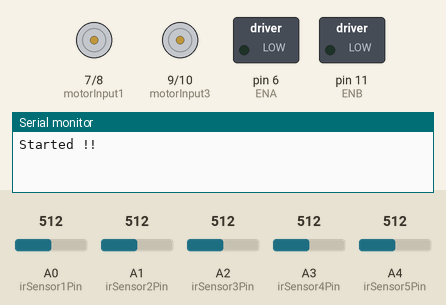
The sketch below on a simulated Arduino Uno, built with avr-gcc and run on an emulated ATmega328P. Parts: motor-driver pin pairs drawn as motors (green arrow = first pin HIGH = forward, orange = second pin HIGH = backward, longer = more drive), switched loads named in the sketch (green lamp = pin HIGH), the last lines printed to the serial monitor. Inputs (shaded band) come from the test bench; at power-on: A1 (irSensor2Pin) = 512, A2 (irSensor3Pin) = 512, A0 (irSensor1Pin) = 512, A3 (irSensor4Pin) = 512, A4 (irSensor5Pin) = 512.

Above: at 2.7 s.
2.8 s: A1 (irSensor2Pin) set to 316
4.3 s: A1 (irSensor2Pin) set to 283
At 5.2 s:
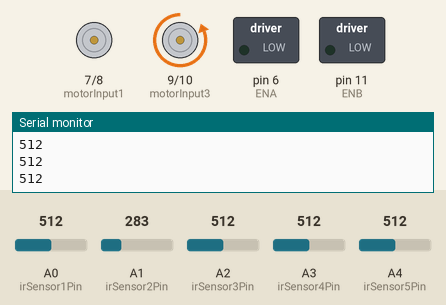
5.8 s: A2 (irSensor3Pin) set to 309
7.3 s: A2 (irSensor3Pin) set to 293
At 7.7 s:
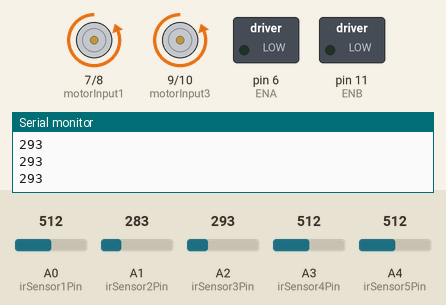
8.8 s: A2 (irSensor3Pin) set to 306
At 10.0 s:
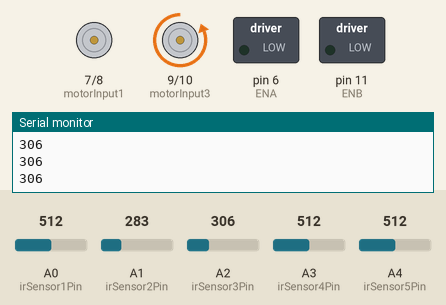
10.3 s: A2 (irSensor3Pin) set to 290
At 11.2 s:
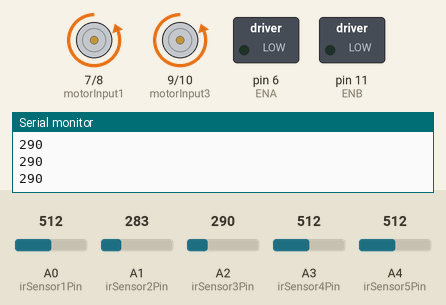
Timing chart, 0 to 12.8 s (numbered marks = the images above; inputs shaded):
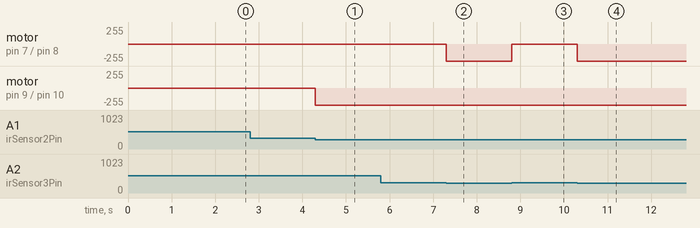

The sketch:

lfr.ino
```cpp
const int irSensor1Pin = A0;
const int irSensor2Pin = A1;
const int irSensor3Pin = A2;
const int irSensor4Pin = A3;
const int irSensor5Pin = A4;    // Right most sensor

const int blackThreshold=300;
// Initial Values of Sensors
int sensor[4] = {0, 0, 0, 0};

// Motor Variables
int ENA = 6;
int motorInput1 = 7;
int motorInput2 = 8;
int motorInput3 = 9;
int motorInput4 = 10;
int ENB = 11;

//Initial Speed of Motor
int initial_motor_speed = 140;

// Output Pins for Led

// PID Constants
float Kp = 25;
float Ki = 0;
float Kd = 15;

float error = 0, P = 0, I = 0, D = 0, PID_value = 0;
float previous_error = 0, previous_I = 0;

int flag = 0;

void setup()
{
  pinMode(irSensor1Pin, INPUT);
  pinMode(irSensor2Pin, INPUT);
  pinMode(irSensor3Pin, INPUT);
  pinMode(irSensor4Pin, INPUT);

  pinMode(motorInput1, OUTPUT);
  pinMode(motorInput2, OUTPUT);
  pinMode(motorInput3, OUTPUT);
  pinMode(motorInput4, OUTPUT);
  pinMode(ENA, OUTPUT);
  pinMode(ENB, OUTPUT);
  Serial.begin(9600);                     //setting serial monitor at a default baund rate of 9600
  delay(500);
  Serial.println("Started !!");
  delay(1000);
}
void loop()
{
  int irSensor1Val = analogRead(irSensor1Pin);
  int irSensor2Val = analogRead(irSensor2Pin);
  int irSensor3Val = analogRead(irSensor3Pin);
  int irSensor4Val = analogRead(irSensor4Pin);
  int irSensor5Val = analogRead(irSensor5Pin);

//  Serial.print(error);
//  if (error == 100) {               // Make left turn untill it detects straight path
//    //Serial.print("\t");
//    //Serial.println("Left");
//    do {
//      read_sensor_values();
//      analogWrite(ENA, 110); //Left Motor Speed
//      analogWrite(ENB, 90); //Right Motor Speed
//      sharpLeftTurn();
//    } while (error != 0);
//
//  } else if (error == 101) {          // Make right turn in case of it detects only right path (it will go into forward direction in case of staright and right "|--")
//                                      // untill it detects straight path.
//    //Serial.print("\t");
//    //Serial.println("Right");
//    analogWrite(ENA, 110); //Left Motor Speed
//    analogWrite(ENB, 90); //Right Motor Speed
//    forward();
//    delay(200);
//    stop_bot();
//    read_sensor_values();
//    if (error == 102) {
//      do {
//        analogWrite(ENA, 110); //Left Motor Speed
//        analogWrite(ENB, 90); //Right Motor Speed
//        sharpRightTurn();
//        read_sensor_values();
//      } while (error != 0);
//    }
//  } else if (error == 102) {        // Make left turn untill it detects straight path
//    //Serial.print("\t");
//    //Serial.println("Sharp Left Turn");
//    do {
//      analogWrite(ENA, 110); //Left Motor Speed
//      analogWrite(ENB, 90); //Right Motor Speed
//      sharpLeftTurn();
//      read_sensor_values();
//      if (error == 0) {
//        stop_bot();
//        delay(200);
//      }
//    } while (error != 0);
//  } else if (error == 103) {        // Make left turn untill it detects straight path or stop if dead end reached.
//    if (flag == 0) {
//      analogWrite(ENA, 110); //Left Motor Speed
//      analogWrite(ENB, 90); //Right Motor Speed
//      forward();
//      delay(200);
//      stop_bot();
//      read_sensor_values();
//      if (error == 103) {     /**** Dead End Reached, Stop! ****/
//        stop_bot();
//        digitalWrite(ledPin1, HIGH);
//        digitalWrite(ledPin2, HIGH);
//        flag = 1;
//      } else {        /**** Move Left ****/
//        analogWrite(ENA, 110); //Left Motor Speed
//        analogWrite(ENB, 90); //Right Motor Speed
//        sharpLeftTurn();
//        delay(200);
//        do {
//          //Serial.print("\t");
//          //Serial.println("Left Here");
//          read_sensor_values();
//          analogWrite(ENA, 110); //Left Motor Speed
//          analogWrite(ENB, 90); //Right Motor Speed
//          sharpLeftTurn();
//        } while (error != 0);
//      }
//    }
//  } else {
//    calculate_pid();
//    motor_control();
//  }
//}
//
//  /*
//    Serial.print(sensor[0]);
//    Serial.print("\t");
//    Serial.print(sensor[1]);
//    Serial.print("\t");
//    Serial.print(sensor[2]);
//    Serial.print("\t");
//    Serial.println(sensor[3]);*/
//
//  if ((sensor[0] == 1) && (sensor[1] == 0) && (sensor[2] == 0) && (sensor[3] == 0))
//    error = 3;
//  else if ((sensor[0] == 1) && (sensor[1] == 1) && (sensor[2] == 0) && (sensor[3] == 0))
//    error = 2;
//  else if ((sensor[0] == 0) && (sensor[1] == 1) && (sensor[2] == 0) && (sensor[3] == 0))
//    error = 1;
//  else if ((sensor[0] == 0) && (sensor[1] == 1) && (sensor[2] == 1) && (sensor[3] == 0))
//    error = 0;
//  else if ((sensor[0] == 0) && (sensor[1] == 0) && (sensor[2] == 1) && (sensor[3] == 0))
//    error = -1;
//  else if ((sensor[0] == 0) && (sensor[1] == 0) && (sensor[2] == 1) && (sensor[3] == 1))
//    error = -2;
//  else if ((sensor[0] == 0) && (sensor[1] == 0) && (sensor[2] == 0) && (sensor[3] == 1))
//    error = -3;
//  else if ((sensor[0] == 1) && (sensor[1] == 1) && (sensor[2] == 1) && (sensor[3] == 0)) // Turn robot left side
//    error = 100;
//  else if ((sensor[0] == 0) && (sensor[1] == 1) && (sensor[2] == 1) && (sensor[3] == 1)) // Turn robot right side
//    error = 101;
//  else if ((sensor[0] == 0) && (sensor[1] == 0) && (sensor[2] == 0) && (sensor[3] == 0)) // Make U turn
//    error = 102;
//  else if ((sensor[0] == 1) && (sensor[1] == 1) && (sensor[2] == 1) && (sensor[3] == 1)) // Turn left side or stop
//    error = 103;
//}


  if (irSensor3Val<blackThreshold) {
    // Robot is off course
   forward();

    Serial.println(irSensor3Val);
  }
  else if (irSensor2Val<blackThreshold) {
    // Robot is to the right of the line
    left();
    Serial.println(irSensor3Val);
  }
  else if (irSensor4Val<blackThreshold) {
    // Robot is to the right of the line
   right();

  }
  else if(irSensor5Val<blackThreshold){
    sharpLeftTurn();
    }
  else if(irSensor1Val<blackThreshold){
    sharpRightTurn();
    }
  else{
    stop1();
    }
}

void calculate_pid()
{
  P = error;
  I = I + previous_I;
  D = error - previous_error;

  PID_value = (Kp * P) + (Ki * I) + (Kd * D);

  previous_I = I;
  previous_error = error;
}

void stop1()
{
  /*The pin numbers and high, low values might be different depending on your connections */
  digitalWrite(motorInput1, LOW);
  digitalWrite(motorInput2, LOW);
  digitalWrite(motorInput3, LOW);
  digitalWrite(motorInput4, LOW);
}


void forward()
{
  /*The pin numbers and high, low values might be different depending on your connections */
  digitalWrite(motorInput1, LOW);
  digitalWrite(motorInput2, HIGH);
  digitalWrite(motorInput3, LOW);
  digitalWrite(motorInput4, HIGH);
}
void reverse()
{
  /*The pin numbers and high, low values might be different depending on your connections */
  digitalWrite(motorInput1, HIGH);
  digitalWrite(motorInput2, LOW);
  digitalWrite(motorInput3, HIGH);
  digitalWrite(motorInput4, LOW);
}
void right()
{
  /*The pin numbers and high, low values might be different depending on your connections */
  digitalWrite(motorInput1, LOW);
  digitalWrite(motorInput2, HIGH);
  digitalWrite(motorInput3, LOW);
  digitalWrite(motorInput4, LOW);
}
void left()
{
  /*The pin numbers and high, low values might be different depending on your connections */
  digitalWrite(motorInput1, LOW);
  digitalWrite(motorInput2, LOW);
  digitalWrite(motorInput3, LOW);
  digitalWrite(motorInput4, HIGH);
}
void sharpRightTurn() {
  /*The pin numbers and high, low values might be different depending on your connections */
  digitalWrite(motorInput1, LOW);
  digitalWrite(motorInput2, HIGH);
  digitalWrite(motorInput3, HIGH);
  digitalWrite(motorInput4, LOW);
}
void sharpLeftTurn() {
  /*The pin numbers and high, low values might be different depending on your connections */
  digitalWrite(motorInput1, HIGH);
  digitalWrite(motorInput2, LOW);
  digitalWrite(motorInput3, LOW);
  digitalWrite(motorInput4, HIGH);
}
```

Measured:
- the behaviour switches between 300 and 299 on A1 (irSensor2Pin) (found by bisection; images 0 and 1)
- the behaviour switches between 300 and 299 on A2 (irSensor3Pin) (found by bisection; images 1 and 2)
- after the input at 2.8 s, every drawn part: stays the same
- after the input at 4.3 s, motor on pin 9 (motorInput3) / pin 10 (motorInput4): stopped → backward 255/255 at once
- after the input at 7.3 s, motor on pin 7 (motorInput1) / pin 8 (motorInput2): stopped → backward 255/255 at once
- after the input at 8.8 s, motor on pin 7 (motorInput1) / pin 8 (motorInput2): backward 255/255 → stopped at once
- after the input at 10.3 s, motor on pin 7 (motorInput1) / pin 8 (motorInput2): stopped → backward 255/255 at once
